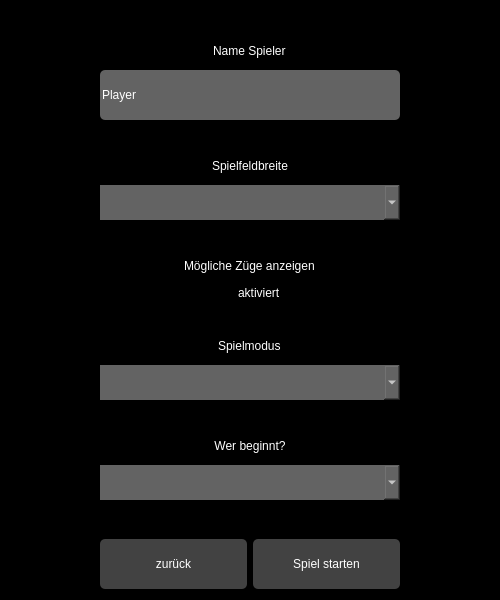
<?xml version="1.0" encoding="UTF-8"?>
<ui version="4.0">
 <class>PvCWidget</class>
 <widget class="QWidget" name="PvCWidget">
  <property name="geometry">
   <rect>
    <x>0</x>
    <y>0</y>
    <width>500</width>
    <height>600</height>
   </rect>
  </property>
  <property name="sizePolicy">
   <sizepolicy hsizetype="Preferred" vsizetype="Preferred">
    <horstretch>0</horstretch>
    <verstretch>0</verstretch>
   </sizepolicy>
  </property>
  <property name="windowTitle">
   <string>MenuWidget</string>
  </property>
  <property name="styleSheet">
   <string notr="true">background-color: rgb(0, 0, 0);
border: 0;</string>
  </property>
  <layout class="QHBoxLayout" name="horizontalLayout">
   <item>
    <spacer name="horizontalSpacer">
     <property name="orientation">
      <enum>Qt::Horizontal</enum>
     </property>
     <property name="sizeHint" stdset="0">
      <size>
       <width>40</width>
       <height>20</height>
      </size>
     </property>
    </spacer>
   </item>
   <item>
    <layout class="QVBoxLayout" name="verticalLayout">
     <item>
      <spacer name="verticalSpacer_6">
       <property name="orientation">
        <enum>Qt::Vertical</enum>
       </property>
       <property name="sizeHint" stdset="0">
        <size>
         <width>20</width>
         <height>40</height>
        </size>
       </property>
      </spacer>
     </item>
     <item alignment="Qt::AlignHCenter">
      <widget class="QLabel" name="label_PvCPlayer">
       <property name="styleSheet">
        <string notr="true">font: 75 14pt &quot;Verdana&quot;;
color: #FFF;
margin-bottom: 6px;</string>
       </property>
       <property name="text">
        <string>Name Spieler</string>
       </property>
      </widget>
     </item>
     <item>
      <widget class="QLineEdit" name="lineEdit_PvCPlayer">
       <property name="focusPolicy">
        <enum>Qt::ClickFocus</enum>
       </property>
       <property name="styleSheet">
        <string notr="true">background-color: #636363;
font: 75 12pt &quot;Verdana&quot;;
color: #FFF;
height: 50px;
min-width: 300px;
border-radius: 5px;</string>
       </property>
       <property name="text">
        <string>Player</string>
       </property>
      </widget>
     </item>
     <item>
      <spacer name="verticalSpacer">
       <property name="orientation">
        <enum>Qt::Vertical</enum>
       </property>
       <property name="sizeHint" stdset="0">
        <size>
         <width>20</width>
         <height>40</height>
        </size>
       </property>
      </spacer>
     </item>
     <item>
      <widget class="QLabel" name="label_PvCSize">
       <property name="styleSheet">
        <string notr="true">font: 75 14pt &quot;Verdana&quot;;
color: #FFF;
margin-bottom: 6px;</string>
       </property>
       <property name="text">
        <string>Spielfeldbreite</string>
       </property>
       <property name="alignment">
        <set>Qt::AlignCenter</set>
       </property>
      </widget>
     </item>
     <item>
      <widget class="QComboBox" name="comboBox_PvCFieldsize">
       <property name="focusPolicy">
        <enum>Qt::WheelFocus</enum>
       </property>
       <property name="styleSheet">
        <string notr="true">background-color: #636363;
font: 75 12pt &quot;Verdana&quot;;
color: #FFF;
height: 35px;
padding: 0px;</string>
       </property>
      </widget>
     </item>
     <item>
      <spacer name="verticalSpacer_3">
       <property name="orientation">
        <enum>Qt::Vertical</enum>
       </property>
       <property name="sizeHint" stdset="0">
        <size>
         <width>20</width>
         <height>40</height>
        </size>
       </property>
      </spacer>
     </item>
     <item alignment="Qt::AlignHCenter">
      <widget class="QLabel" name="label_PvCPossMoves">
       <property name="styleSheet">
        <string notr="true">font: 75 14pt &quot;Verdana&quot;;
color: #FFF;
margin-bottom: 6px;</string>
       </property>
       <property name="text">
        <string>Mögliche Züge anzeigen</string>
       </property>
      </widget>
     </item>
     <item alignment="Qt::AlignHCenter">
      <widget class="QCheckBox" name="checkBox_PvCshowPossMoves">
       <property name="sizePolicy">
        <sizepolicy hsizetype="Minimum" vsizetype="Fixed">
         <horstretch>0</horstretch>
         <verstretch>0</verstretch>
        </sizepolicy>
       </property>
       <property name="focusPolicy">
        <enum>Qt::ClickFocus</enum>
       </property>
       <property name="styleSheet">
        <string notr="true">font: 75 11pt &quot;Verdana&quot;;
color: #FFF;</string>
       </property>
       <property name="text">
        <string>aktiviert</string>
       </property>
      </widget>
     </item>
     <item>
      <spacer name="verticalSpacer_4">
       <property name="orientation">
        <enum>Qt::Vertical</enum>
       </property>
       <property name="sizeHint" stdset="0">
        <size>
         <width>20</width>
         <height>40</height>
        </size>
       </property>
      </spacer>
     </item>
     <item alignment="Qt::AlignHCenter">
      <widget class="QLabel" name="label_PvCGameMode">
       <property name="styleSheet">
        <string notr="true">font: 75 14pt &quot;Verdana&quot;;
color: #FFF;
margin-bottom: 6px;</string>
       </property>
       <property name="text">
        <string>Spielmodus</string>
       </property>
      </widget>
     </item>
     <item>
      <widget class="QComboBox" name="comboBox_PvCGamemode">
       <property name="focusPolicy">
        <enum>Qt::WheelFocus</enum>
       </property>
       <property name="styleSheet">
        <string notr="true">background-color: #636363;
font: 75 12pt &quot;Verdana&quot;;
color: #FFF;
height: 35px;
padding: 0px;</string>
       </property>
      </widget>
     </item>
     <item>
      <spacer name="verticalSpacer_5">
       <property name="orientation">
        <enum>Qt::Vertical</enum>
       </property>
       <property name="sizeHint" stdset="0">
        <size>
         <width>20</width>
         <height>40</height>
        </size>
       </property>
      </spacer>
     </item>
     <item>
      <widget class="QLabel" name="label">
       <property name="styleSheet">
        <string notr="true">font: 75 14pt &quot;Verdana&quot;;
color: #FFF;
margin-bottom: 6px;</string>
       </property>
       <property name="text">
        <string>Wer beginnt?</string>
       </property>
       <property name="alignment">
        <set>Qt::AlignCenter</set>
       </property>
      </widget>
     </item>
     <item>
      <widget class="QComboBox" name="comboBox_PvCBeginnt">
       <property name="styleSheet">
        <string notr="true">background-color: #636363;
font: 75 12pt &quot;Verdana&quot;;
color: #FFF;
height: 35px;
padding: 0px;</string>
       </property>
      </widget>
     </item>
     <item>
      <spacer name="verticalSpacer_2">
       <property name="orientation">
        <enum>Qt::Vertical</enum>
       </property>
       <property name="sizeHint" stdset="0">
        <size>
         <width>20</width>
         <height>40</height>
        </size>
       </property>
      </spacer>
     </item>
     <item>
      <layout class="QHBoxLayout" name="horizontalLayout_3">
       <item>
        <widget class="QPushButton" name="pushButton_BackPVC">
         <property name="focusPolicy">
          <enum>Qt::NoFocus</enum>
         </property>
         <property name="styleSheet">
          <string notr="true">background-color: #424242;
font: 75 12pt &quot;Verdana&quot;;
color: #FFF;
height: 50px;
min-width: 145px;
border-radius: 5px;</string>
         </property>
         <property name="text">
          <string>zurück</string>
         </property>
        </widget>
       </item>
       <item>
        <widget class="QPushButton" name="pushButton_StartGamePvC">
         <property name="focusPolicy">
          <enum>Qt::NoFocus</enum>
         </property>
         <property name="styleSheet">
          <string notr="true">background-color: #424242;
font: 75 12pt &quot;Verdana&quot;;
color: #FFF;
height: 50px;
min-width: 145px;
border-radius: 5px;</string>
         </property>
         <property name="text">
          <string>Spiel starten</string>
         </property>
        </widget>
       </item>
      </layout>
     </item>
    </layout>
   </item>
   <item>
    <spacer name="horizontalSpacer_2">
     <property name="orientation">
      <enum>Qt::Horizontal</enum>
     </property>
     <property name="sizeHint" stdset="0">
      <size>
       <width>40</width>
       <height>20</height>
      </size>
     </property>
    </spacer>
   </item>
  </layout>
 </widget>
 <layoutdefault spacing="6" margin="11"/>
 <resources/>
 <connections/>
</ui>
